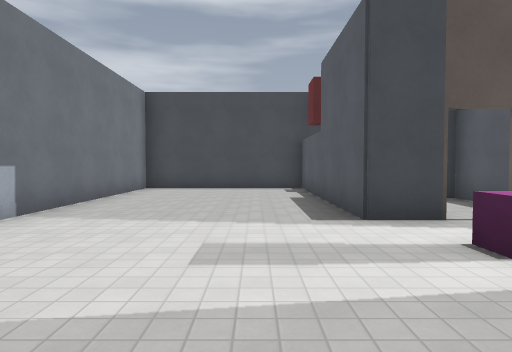
[1] (above)

14 first-person views from a walk through a Godot game level. The camera is 1.5 m above the floor, tilts 2° down and sees 75° across. The floor is counted in squares, 2 m on a side. Each view is taken from the middle of a square. On the plan, view 1 faces up. The plan holds only what a view shows up to about 11 squares ahead; the rest is blank. The place goes on beyond the plan. Surface patterns are stand-ins for the level's own textures.

[2]
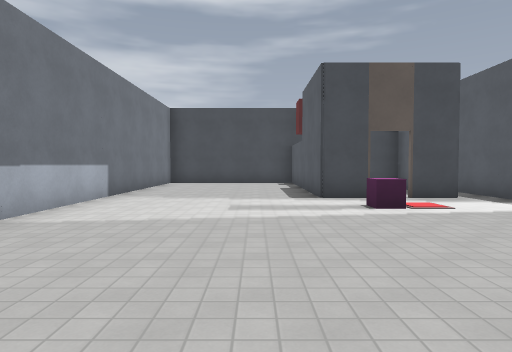

[3]
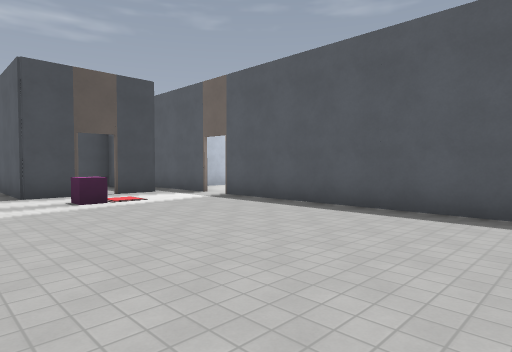

[4]
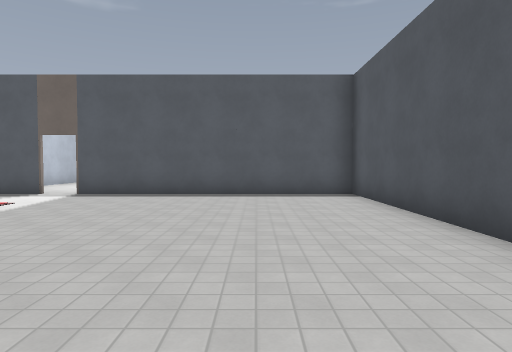

[5]
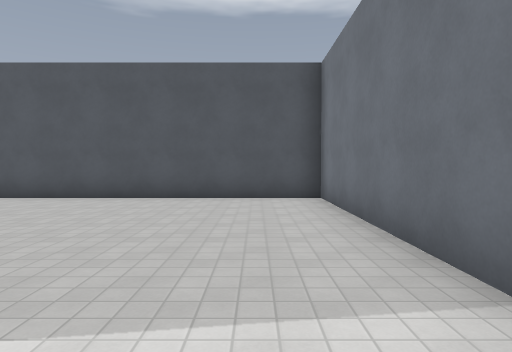

[6]
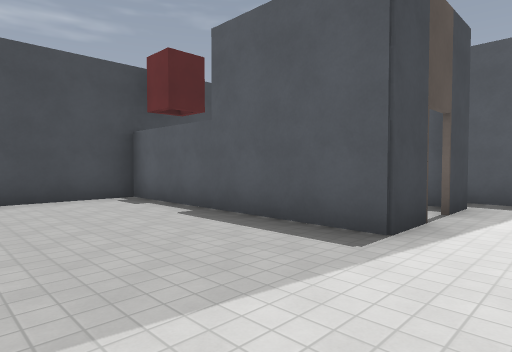

[7]
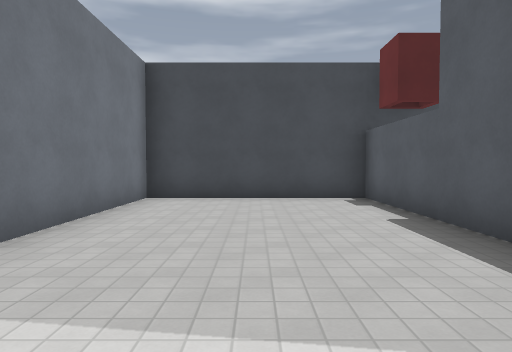

[8]
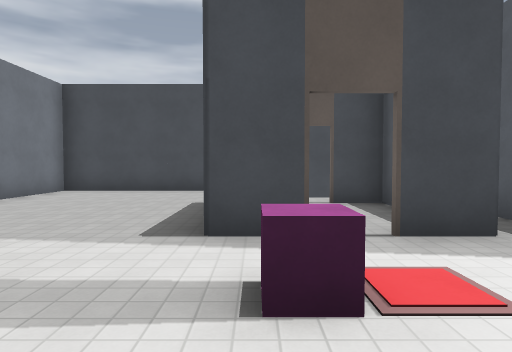

[9]
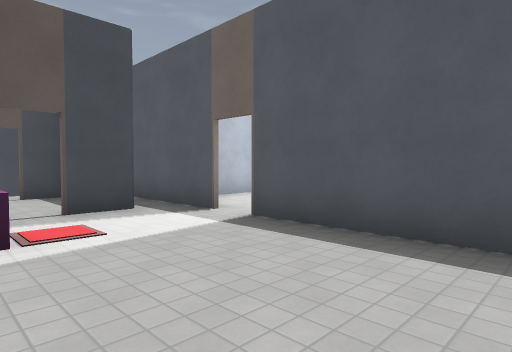

[10]
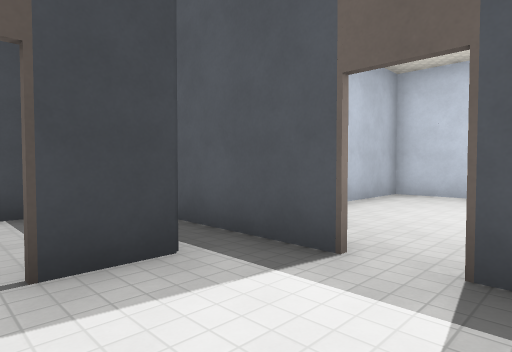

[11]
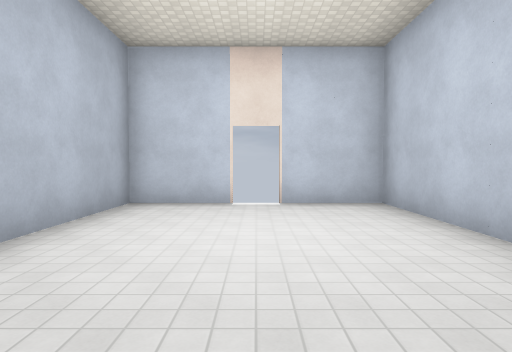

[12]
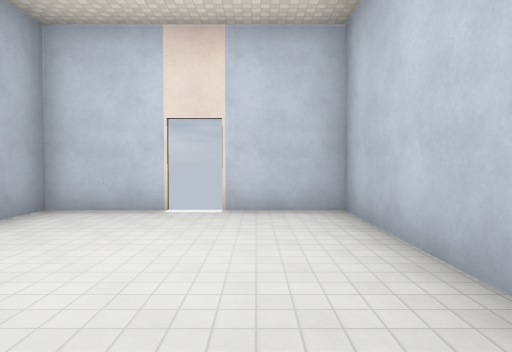

[13]
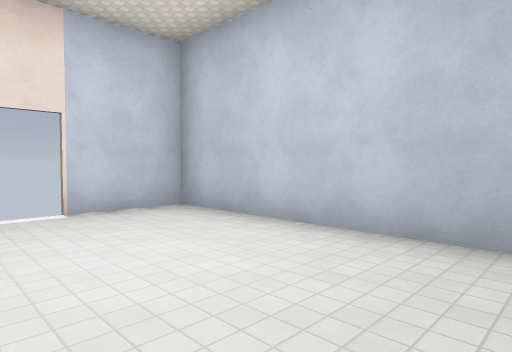

[14]
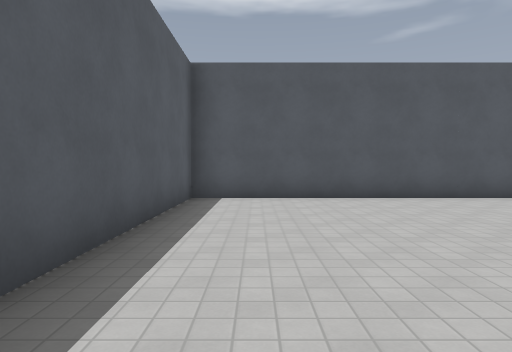

### Floor plan
Points are (right, up) in squares from view 1. A wall is a line through its corners. A room is listed if a view was taken in it or the views show most of it. See-through windows are left out.
Room 1 (views 1, 2, 3, 4, 5, 6, 7, 8, 9, 10, 11, 14)
walls: (2.6, 4.4) (1.5, 4.4) (1.5, 10.4) (-3.4, 10.4) (-3.4, -4.5) (5.5, -4.5) (5.5, 2.5); (4.6, 4.4) (3.5, 4.4)
ways out: opening at (5, 3) to room 2; opening at (3, 4) to room 3
objects: other object (2, 3); other object (3, 4) to (3, 5)
Room 2 (views 12, 13)
walls: (11.4, 3.4) (11.4, 5.4) (7.1, 5.4); (6.4, 0.5) (11.4, 0.5) (11.4, 2.5)
ways out: opening at (5, 3) to room 1
objects: other object (6, 3); other object (12, 3)
Room 3 (no view inside)
walls: (4.5, 4.8) (4.5, 7.4)
ways out: opening at (3, 4) to room 1; opening at (3, 7)

Positions as (right, up) in squares from view 1, and headings:
1: (0, 0), facing up
2: (0, -3), facing up
3: (0, -4), facing up-right
4: (-3, -2), facing right
5: (-2, 3), facing down
6: (-2, 3), facing up-right
7: (-1, 3), facing up
8: (2, 1), facing up
9: (2, -1), facing up-right
10: (3, 2), facing up-right
11: (5, 3), facing right
12: (6, 2), facing right
13: (6, 4), facing down-right
14: (4, 3), facing down
